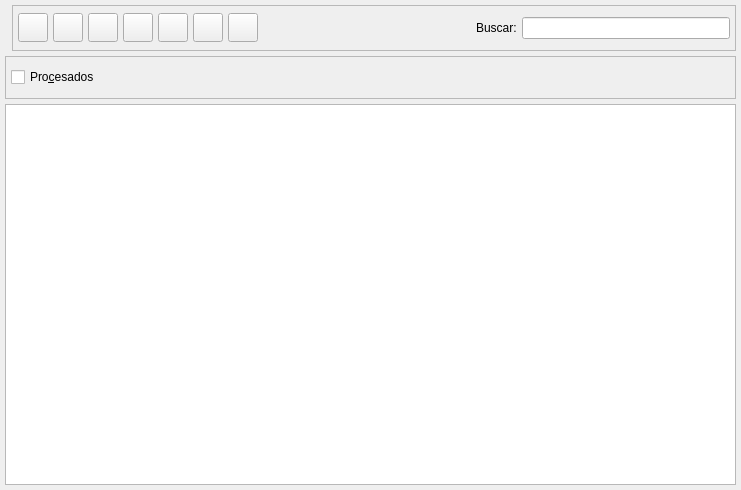
<ui version="4.0" >
 <author>Tomeu Borras Riera</author>
 <class>ContratosListBase</class>
 <widget class="QWidget" name="ContratosListBase" >
  <property name="enabled" >
   <bool>true</bool>
  </property>
  <property name="geometry" >
   <rect>
    <x>0</x>
    <y>0</y>
    <width>741</width>
    <height>490</height>
   </rect>
  </property>
  <property name="windowTitle" >
   <string>Contratos</string>
  </property>
  <property name="windowIcon" >
   <iconset resource="../../../bulmages.qrc" >:/Bulmafact48x48/images/png/48x48/i_bulmages_clientes_listado.48x48.png</iconset>
  </property>
  <layout class="QVBoxLayout" >
   <property name="margin" >
    <number>5</number>
   </property>
   <property name="spacing" >
    <number>5</number>
   </property>
   <item>
    <layout class="QHBoxLayout" >
     <property name="margin" >
      <number>0</number>
     </property>
     <property name="spacing" >
      <number>0</number>
     </property>
     <item>
      <widget class="QLabel" name="label" >
       <property name="text" >
        <string/>
       </property>
       <property name="pixmap" >
        <pixmap resource="../../../bulmages.qrc" >:/Bulmafact48x48/images/png/48x48/i_bulmages_documentos_listado.48x48.png</pixmap>
       </property>
      </widget>
     </item>
     <item>
      <widget class="QFrame" name="m_botonera" >
       <property name="frameShape" >
        <enum>QFrame::StyledPanel</enum>
       </property>
       <property name="frameShadow" >
        <enum>QFrame::Raised</enum>
       </property>
       <layout class="QHBoxLayout" >
        <property name="margin" >
         <number>5</number>
        </property>
        <property name="spacing" >
         <number>5</number>
        </property>
        <item>
         <widget class="QToolButton" name="mui_crear" >
          <property name="toolTip" >
           <string>Nuevo contrato</string>
          </property>
          <property name="whatsThis" >
           <string>Nuevo contrato</string>
          </property>
          <property name="text" >
           <string/>
          </property>
          <property name="icon" >
           <iconset resource="../../../bulmages.qrc" >:/Genericos32x32/images/png/i_fileNew.xpm</iconset>
          </property>
          <property name="iconSize" >
           <size>
            <width>22</width>
            <height>22</height>
           </size>
          </property>
         </widget>
        </item>
        <item>
         <widget class="QToolButton" name="mui_editar" >
          <property name="toolTip" >
           <string>Editar contrato</string>
          </property>
          <property name="whatsThis" >
           <string>Editar contrato</string>
          </property>
          <property name="text" >
           <string/>
          </property>
          <property name="icon" >
           <iconset resource="../../../bulmages.qrc" >:/Genericos32x32/images/png/i_edit.png</iconset>
          </property>
          <property name="iconSize" >
           <size>
            <width>22</width>
            <height>22</height>
           </size>
          </property>
         </widget>
        </item>
        <item>
         <widget class="QToolButton" name="mui_borrar" >
          <property name="toolTip" >
           <string>Borrar contrato</string>
          </property>
          <property name="whatsThis" >
           <string>Borrar contrato</string>
          </property>
          <property name="text" >
           <string/>
          </property>
          <property name="icon" >
           <iconset resource="../../../bulmages.qrc" >:/Genericos32x32/images/png/i_editDelete.png</iconset>
          </property>
          <property name="iconSize" >
           <size>
            <width>22</width>
            <height>22</height>
           </size>
          </property>
         </widget>
        </item>
        <item>
         <widget class="QToolButton" name="mui_imprimir" >
          <property name="toolTip" >
           <string>Imprimir listado</string>
          </property>
          <property name="whatsThis" >
           <string>Imprimir listado</string>
          </property>
          <property name="text" >
           <string/>
          </property>
          <property name="icon" >
           <iconset resource="../../../bulmages.qrc" >:/Genericos32x32/images/png/i_filePrint.xpm</iconset>
          </property>
          <property name="iconSize" >
           <size>
            <width>22</width>
            <height>22</height>
           </size>
          </property>
         </widget>
        </item>
        <item>
         <widget class="QToolButton" name="mui_filtrar" >
          <property name="toolTip" >
           <string>Filtrar contratos</string>
          </property>
          <property name="whatsThis" >
           <string>Filtrar contratos</string>
          </property>
          <property name="text" >
           <string/>
          </property>
          <property name="icon" >
           <iconset resource="../../../bulmages.qrc" >:/Genericos32x32/images/png/i_find.png</iconset>
          </property>
          <property name="iconSize" >
           <size>
            <width>22</width>
            <height>22</height>
           </size>
          </property>
          <property name="checkable" >
           <bool>true</bool>
          </property>
         </widget>
        </item>
        <item>
         <widget class="QToolButton" name="mui_configurar" >
          <property name="toolTip" >
           <string>Configurar listado</string>
          </property>
          <property name="whatsThis" >
           <string>Configurar listado</string>
          </property>
          <property name="text" >
           <string/>
          </property>
          <property name="icon" >
           <iconset resource="../../../bulmages.qrc" >:/Genericos32x32/images/png/i_packageSettings.png</iconset>
          </property>
          <property name="iconSize" >
           <size>
            <width>22</width>
            <height>22</height>
           </size>
          </property>
          <property name="checkable" >
           <bool>true</bool>
          </property>
         </widget>
        </item>
        <item>
         <widget class="QToolButton" name="mui_actualizar" >
          <property name="toolTip" >
           <string>Actualizar listado</string>
          </property>
          <property name="whatsThis" >
           <string>Actualizar listado</string>
          </property>
          <property name="text" >
           <string/>
          </property>
          <property name="icon" >
           <iconset resource="../../../bulmages.qrc" >:/Genericos32x32/images/png/i_reload.png</iconset>
          </property>
          <property name="iconSize" >
           <size>
            <width>22</width>
            <height>22</height>
           </size>
          </property>
         </widget>
        </item>
        <item>
         <widget class="QFrame" name="mui_plugbotones" >
          <property name="sizePolicy" >
           <sizepolicy>
            <hsizetype>1</hsizetype>
            <vsizetype>5</vsizetype>
            <horstretch>0</horstretch>
            <verstretch>0</verstretch>
           </sizepolicy>
          </property>
          <property name="frameShape" >
           <enum>QFrame::NoFrame</enum>
          </property>
          <property name="frameShadow" >
           <enum>QFrame::Plain</enum>
          </property>
          <property name="lineWidth" >
           <number>0</number>
          </property>
         </widget>
        </item>
        <item>
         <spacer>
          <property name="orientation" >
           <enum>Qt::Horizontal</enum>
          </property>
          <property name="sizeType" >
           <enum>QSizePolicy::Expanding</enum>
          </property>
          <property name="sizeHint" >
           <size>
            <width>20</width>
            <height>34</height>
           </size>
          </property>
         </spacer>
        </item>
        <item>
         <widget class="QLabel" name="textLabel1" >
          <property name="text" >
           <string>Buscar:</string>
          </property>
         </widget>
        </item>
        <item>
         <widget class="QLineEdit" name="m_findClient" >
          <property name="minimumSize" >
           <size>
            <width>150</width>
            <height>0</height>
           </size>
          </property>
         </widget>
        </item>
       </layout>
      </widget>
     </item>
    </layout>
   </item>
   <item>
    <widget class="QFrame" name="m_busqueda" >
     <property name="frameShape" >
      <enum>QFrame::StyledPanel</enum>
     </property>
     <property name="frameShadow" >
      <enum>QFrame::Raised</enum>
     </property>
     <layout class="QHBoxLayout" >
      <property name="margin" >
       <number>5</number>
      </property>
      <property name="spacing" >
       <number>5</number>
      </property>
      <item>
       <widget class="QCheckBox" name="m_procesados" >
        <property name="text" >
         <string>Pro&amp;cesados</string>
        </property>
       </widget>
      </item>
      <item>
       <spacer>
        <property name="orientation" >
         <enum>Qt::Horizontal</enum>
        </property>
        <property name="sizeType" >
         <enum>QSizePolicy::Expanding</enum>
        </property>
        <property name="sizeHint" >
         <size>
          <width>50</width>
          <height>31</height>
         </size>
        </property>
       </spacer>
      </item>
     </layout>
    </widget>
   </item>
   <item>
    <widget class="ContratosListSubform" name="mui_list" />
   </item>
  </layout>
 </widget>
 <layoutdefault spacing="3" margin="5" />
 <customwidgets>
  <customwidget>
   <class>ContratosListSubform</class>
   <extends>QTableWidget</extends>
   <header>contratoslist.h</header>
  </customwidget>
 </customwidgets>
 <resources>
  <include location="../../../bulmages.qrc" />
 </resources>
 <connections>
  <connection>
   <sender>mui_filtrar</sender>
   <signal>toggled(bool)</signal>
   <receiver>m_busqueda</receiver>
   <slot>setShown(bool)</slot>
   <hints>
    <hint type="sourcelabel" >
     <x>273</x>
     <y>41</y>
    </hint>
    <hint type="destinationlabel" >
     <x>246</x>
     <y>73</y>
    </hint>
   </hints>
  </connection>
 </connections>
</ui>
